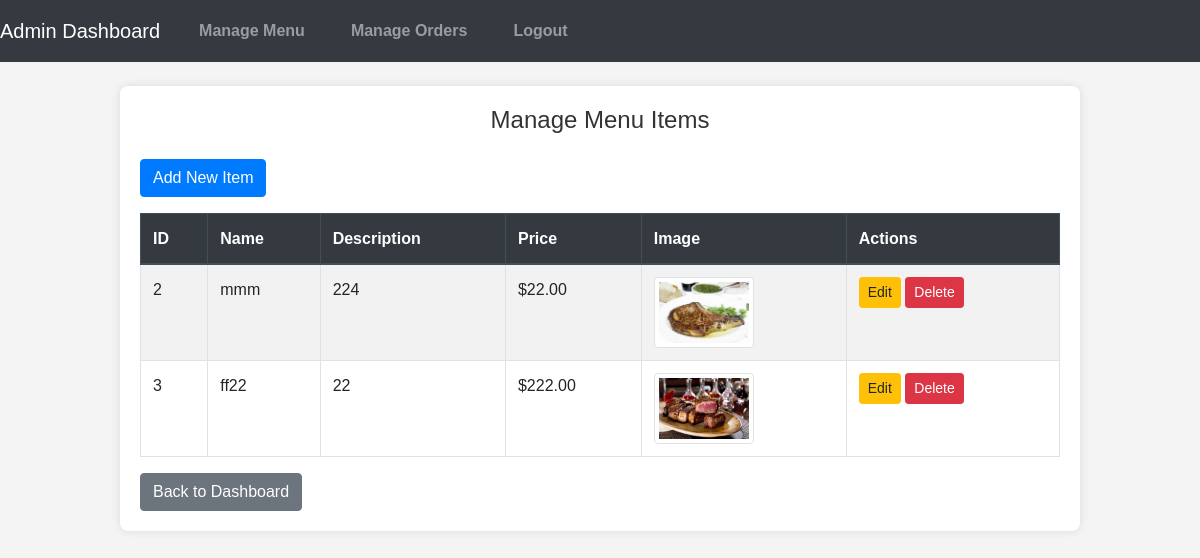
The page /admin/admin_menu.php (signed in) on the database its author committed.
### tables this page shows
CREATE TABLE `menu_items` (
  `id` int NOT NULL,
  `name` varchar(100) NOT NULL,
  `description` text,
  `price` decimal(10,2) NOT NULL,
  `image` varchar(255) DEFAULT NULL
);

### admin/admin_menu.php (the view, shortened to what this page needs)
<?php
include __DIR__ . '/../db_connect.php';
$sql = "SELECT * FROM menu_items";
$result = mysqli_query($conn, $sql);
?>
<!DOCTYPE html>
<html lang="en">
<head>
    <link rel="stylesheet" href="https://stackpath.bootstrapcdn.com/bootstrap/4.5.2/css/bootstrap.min.css">
    <link rel="stylesheet" href="../styles.css">
</head>
<body>
    <nav class="navbar navbar-expand-lg navbar-dark bg-dark">
        <a class="navbar-brand" href="#">Admin Dashboard</a>
        <div class="collapse navbar-collapse" id="navbarNav">
            <ul class="navbar-nav">
                <li class="nav-item">
                    <a class="nav-link" href="admin_menu.php">Manage Menu</a>
                </li>
                <li class="nav-item">
                    <a class="nav-link" href="admin_orders.php">Manage Orders</a>
                </li>
                <li class="nav-item">
                    <a class="nav-link" href="logout.php">Logout</a>
                </li>
            </ul>
        </div>
    </nav>
    <div class="container mt-4">
        <h1 class="mb-4">Manage Menu Items</h1>
        <a href="add_menu.php" class="btn btn-primary mb-3">Add New Item</a>
        <table class="table table-bordered table-striped">
            <thead class="thead-dark">
                <tr>
                    <th>ID</th>
                    <th>Name</th>
                    <th>Description</th>
                    <th>Price</th>
                    <th>Image</th>
                    <th>Actions</th>
                </tr>
            </thead>
            <tbody>
                <?php while ($item = mysqli_fetch_assoc($result)): ?>
                <tr>
                    <td><?php echo htmlspecialchars($item['id']); ?></td>
                    <td><?php echo htmlspecialchars($item['name']); ?></td>
                    <td><?php echo htmlspecialchars($item['description']); ?></td>
                    <td>$<?php echo number_format($item['price'], 2); ?></td>
                    <td>
                        <img src="../images/<?php echo htmlspecialchars($item['image']); ?>" alt="<?php echo htmlspecialchars($item['name']); ?>" class="img-thumbnail" width="100">
                    </td>
                    <td>
                        <a href="edit_menu.php?id=<?php echo $item['id']; ?>" class="btn btn-warning btn-sm">Edit</a>
                        <a href="delete_menu.php?id=<?php echo $item['id']; ?>" class="btn btn-danger btn-sm" onclick="return confirm('Are you sure you want to delete this item?')">Delete</a>
                    </td>
                </tr>
                <?php endwhile; ?>
            </tbody>
        </table>
        <a href="admin_dashboard.php" class="btn btn-secondary">Back to Dashboard</a>
    </div>
</body>
</html>

### css/styles.css (style rules this page uses)
body { font-family: Arial, sans-serif; }
body { font-family: Arial, sans-serif; margin: 20px; }
h1 { font-size: 24px; margin-bottom: 20px; }
table { width: 100%; border-collapse: collapse; margin-bottom: 20px; }
table, th, td { border: 1px solid black; }
th, td { padding: 8px; text-align: left; }
th { background-color: #f2f2f2; }
a { display: inline-block; margin-top: 10px; color: #007bff; text-decoration: none; }
body, h1, p, a, ul, li { margin: 0; padding: 0; box-sizing: border-box; }
body { font-family: Arial, sans-serif; background-color: #f4f4f4; color: #333; line-height: 1.6; }
.navbar { background-color: #333; color: #fff; padding: 10px 0; }
.navbar ul { list-style: none; display: flex; justify-content: center; margin: 0; padding: 0; }
.navbar ul li { margin: 0 15px; }
.navbar ul li a { color: #fff; text-decoration: none; font-weight: bold; padding: 5px 10px; display: inline-block; }
.container { width: 80%; margin: 20px auto; padding: 20px; background-color: #fff; border-radius: 8px; box-shadow: 0 0 10px rgba(0, 0, 0, 0.1); }
h1 { text-align: center; color: #333; }

### rows shown on the page
menu_items: id "2", name "mmm", description "224", price "22.00", image (picture)
menu_items: id "3", name "ff22", description "22", price "222.00", image (picture)
